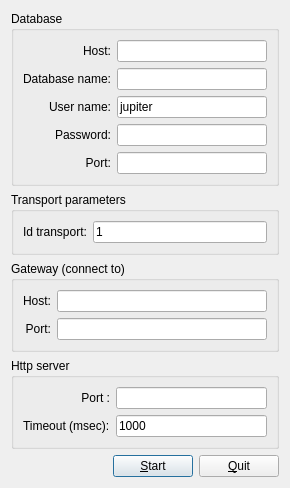
<?xml version="1.0" encoding="UTF-8"?>
<ui version="4.0">
 <class>transport_settings_form</class>
 <widget class="QDialog" name="transport_settings_form">
  <property name="geometry">
   <rect>
    <x>0</x>
    <y>0</y>
    <width>290</width>
    <height>433</height>
   </rect>
  </property>
  <property name="windowTitle">
   <string>Transport settings</string>
  </property>
  <property name="toolTip">
   <string/>
  </property>
  <layout class="QGridLayout" name="gridLayout_4">
   <item row="0" column="0" colspan="3">
    <widget class="QGroupBox" name="gbDB">
     <property name="title">
      <string>Database</string>
     </property>
     <layout class="QGridLayout" name="gridLayout">
      <item row="0" column="0">
       <widget class="QLabel" name="lHost">
        <property name="text">
         <string>Host:</string>
        </property>
        <property name="alignment">
         <set>Qt::AlignRight|Qt::AlignTrailing|Qt::AlignVCenter</set>
        </property>
       </widget>
      </item>
      <item row="0" column="1">
       <widget class="QLineEdit" name="lEHost"/>
      </item>
      <item row="1" column="0">
       <widget class="QLabel" name="lDBName">
        <property name="text">
         <string>Database name:</string>
        </property>
        <property name="alignment">
         <set>Qt::AlignRight|Qt::AlignTrailing|Qt::AlignVCenter</set>
        </property>
       </widget>
      </item>
      <item row="1" column="1">
       <widget class="QLineEdit" name="lEDBName">
        <property name="echoMode">
         <enum>QLineEdit::Normal</enum>
        </property>
       </widget>
      </item>
      <item row="2" column="0">
       <widget class="QLabel" name="lUserName">
        <property name="text">
         <string>User name:</string>
        </property>
        <property name="alignment">
         <set>Qt::AlignRight|Qt::AlignTrailing|Qt::AlignVCenter</set>
        </property>
       </widget>
      </item>
      <item row="2" column="1">
       <widget class="QLineEdit" name="lEUserName">
        <property name="text">
         <string>jupiter</string>
        </property>
        <property name="readOnly">
         <bool>true</bool>
        </property>
       </widget>
      </item>
      <item row="3" column="0">
       <widget class="QLabel" name="lPassword">
        <property name="text">
         <string>Password:</string>
        </property>
        <property name="alignment">
         <set>Qt::AlignRight|Qt::AlignTrailing|Qt::AlignVCenter</set>
        </property>
       </widget>
      </item>
      <item row="3" column="1">
       <widget class="QLineEdit" name="lEPassword">
        <property name="echoMode">
         <enum>QLineEdit::Password</enum>
        </property>
       </widget>
      </item>
      <item row="4" column="0">
       <widget class="QLabel" name="lPort">
        <property name="text">
         <string>Port:</string>
        </property>
        <property name="alignment">
         <set>Qt::AlignRight|Qt::AlignTrailing|Qt::AlignVCenter</set>
        </property>
       </widget>
      </item>
      <item row="4" column="1">
       <widget class="QLineEdit" name="lEPort"/>
      </item>
     </layout>
    </widget>
   </item>
   <item row="2" column="0" colspan="3">
    <widget class="QGroupBox" name="gbHttpGateway">
     <property name="title">
      <string>Gateway (connect to)</string>
     </property>
     <layout class="QGridLayout" name="gridLayout_3">
      <item row="0" column="0">
       <widget class="QLabel" name="lHttpHost">
        <property name="text">
         <string>Host:</string>
        </property>
        <property name="alignment">
         <set>Qt::AlignRight|Qt::AlignTrailing|Qt::AlignVCenter</set>
        </property>
       </widget>
      </item>
      <item row="0" column="1">
       <widget class="QLineEdit" name="lEHttpHost">
        <property name="toolTip">
         <string>Parametr set host address when client must connected</string>
        </property>
       </widget>
      </item>
      <item row="1" column="0">
       <widget class="QLabel" name="lHttpPort">
        <property name="text">
         <string>Port:</string>
        </property>
        <property name="alignment">
         <set>Qt::AlignRight|Qt::AlignTrailing|Qt::AlignVCenter</set>
        </property>
       </widget>
      </item>
      <item row="1" column="1">
       <widget class="QLineEdit" name="lEHttpPort">
        <property name="toolTip">
         <string>Parametr set port number when client must connected</string>
        </property>
       </widget>
      </item>
     </layout>
    </widget>
   </item>
   <item row="3" column="0" colspan="3">
    <widget class="QGroupBox" name="gbServer">
     <property name="title">
      <string>Http server</string>
     </property>
     <layout class="QGridLayout" name="gridLayout_2">
      <item row="0" column="1">
       <widget class="QLineEdit" name="lEServerPort">
        <property name="toolTip">
         <string>Port on which server is accepted client connections</string>
        </property>
       </widget>
      </item>
      <item row="0" column="0">
       <widget class="QLabel" name="lServerPort">
        <property name="toolTip">
         <string>Port on which server is accepted client connections</string>
        </property>
        <property name="text">
         <string>Port :</string>
        </property>
        <property name="alignment">
         <set>Qt::AlignRight|Qt::AlignTrailing|Qt::AlignVCenter</set>
        </property>
       </widget>
      </item>
      <item row="1" column="0">
       <widget class="QLabel" name="lConnectionTimeout">
        <property name="toolTip">
         <string>Timeout for wait incoming connection from clients (must be increase for slow connection)</string>
        </property>
        <property name="text">
         <string>Timeout (msec):</string>
        </property>
       </widget>
      </item>
      <item row="1" column="1">
       <widget class="QLineEdit" name="leConnectionTimeout">
        <property name="toolTip">
         <string>Timeout for wait incoming connection from clients (must be increase for slow connection)</string>
        </property>
        <property name="text">
         <string>1000</string>
        </property>
       </widget>
      </item>
     </layout>
    </widget>
   </item>
   <item row="4" column="0">
    <spacer name="horizontalSpacer">
     <property name="orientation">
      <enum>Qt::Horizontal</enum>
     </property>
     <property name="sizeHint" stdset="0">
      <size>
       <width>75</width>
       <height>20</height>
      </size>
     </property>
    </spacer>
   </item>
   <item row="4" column="1">
    <widget class="QPushButton" name="pbStart">
     <property name="text">
      <string>&amp;Start</string>
     </property>
    </widget>
   </item>
   <item row="4" column="2">
    <widget class="QPushButton" name="pbQuit">
     <property name="text">
      <string>&amp;Quit</string>
     </property>
    </widget>
   </item>
   <item row="1" column="0" colspan="3">
    <widget class="QGroupBox" name="groupBox">
     <property name="title">
      <string>Transport parameters</string>
     </property>
     <layout class="QGridLayout" name="gridLayout_5">
      <item row="0" column="0" colspan="2">
       <widget class="QLabel" name="lHttpTransport">
        <property name="text">
         <string>Id transport:</string>
        </property>
       </widget>
      </item>
      <item row="0" column="2">
       <widget class="QLineEdit" name="lEHttpTransport">
        <property name="text">
         <string>1</string>
        </property>
       </widget>
      </item>
     </layout>
    </widget>
   </item>
  </layout>
 </widget>
 <resources/>
 <connections/>
</ui>
